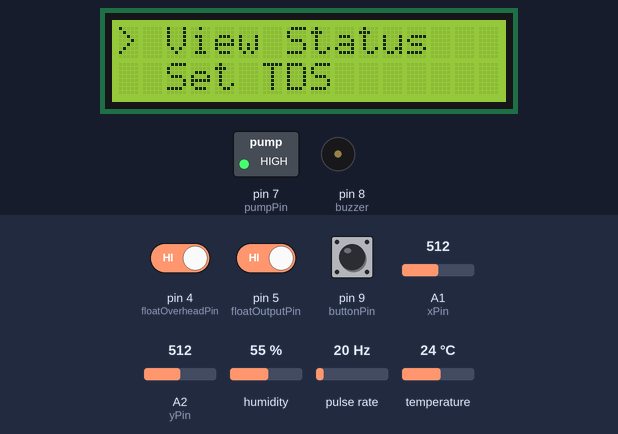
A sketch run on a simulated Arduino Uno, built with avr-gcc and run on an emulated ATmega328P. Shown: 16×2 character LCD, switched loads named in the sketch (green lamp = pin HIGH), buzzer (waves = sounding, pin HIGH). Wiring (inferred from the names in the program): pulse sensor: data pin 2. The inputs (shaded band) are chosen by the test bench; at power-on: A2 (yPin) = 512, pin 9 (buttonPin) HIGH, pin 4 (floatOverheadPin) HIGH, pin 5 (floatOutputPin) HIGH, A1 (xPin) = 512, humidity 55 %, pulse rate 20 Hz, temperature 24 °C. EEPROM starts erased.

Above: at 5.3 s.
5.4 s: A2 (yPin) set to 415
6.9 s: A2 (yPin) set to 389
At 9.27 s:
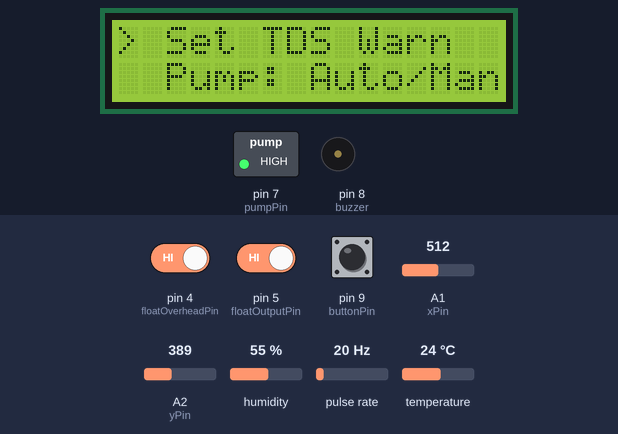
9.3 s: pin 9 (buttonPin) pulled LOW for 0.15 s
At 10.3 s:
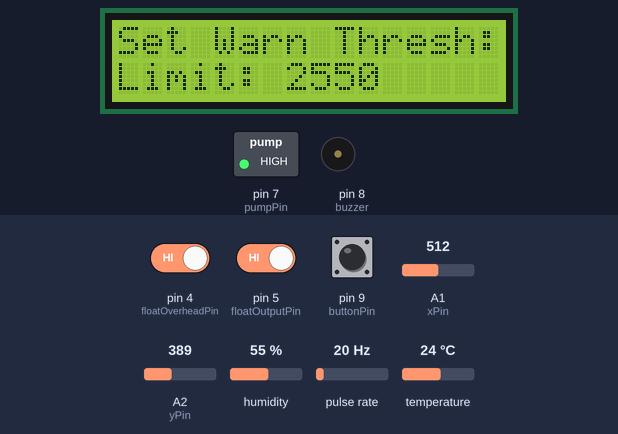
10.9 s: pin 9 (buttonPin) pulled LOW for 1 s
At 13.1 s:
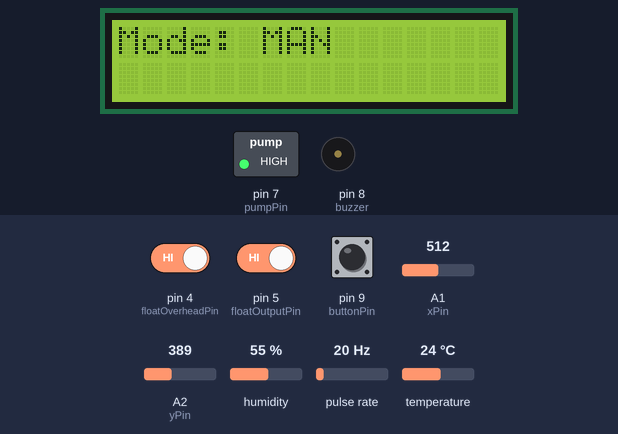
13.4 s: pin 9 (buttonPin) pulled LOW for 3.2 s
At 17.0 s:
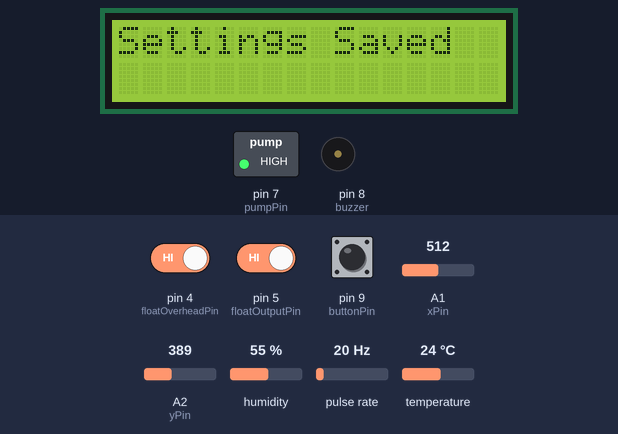
17.2 s: pin 9 (buttonPin) pulled LOW for 1 s
At 19.4 s:
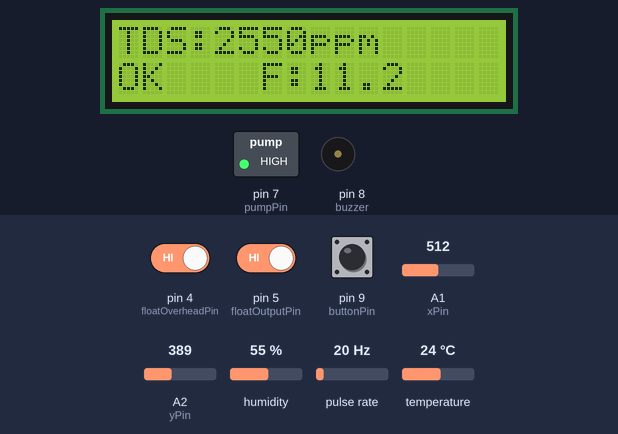
Timing chart, 0 to 20.9 s (numbered marks = the images above; inputs shaded):
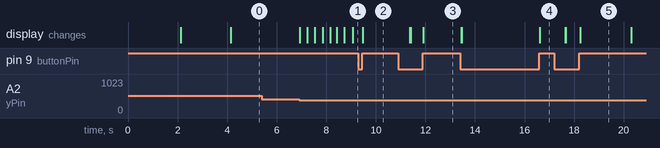

Measured:
- the behaviour switches between 400 and 399 on A2 (yPin) (found by bisection; images 0 and 1)
- after the input at 5.4 s, every drawn part: stays the same
- after the input at 6.9 s, the display: first changes at once (image 1 shows a later state)
- after the input at 9.3 s, the display: changes after 0.18 s (image 2)
- after the input at 10.9 s, the display: first changes after 0.47 s (image 3 shows a later state)

The sketch:

arduino_code.ino
```cpp
// RO Filtration System with Joystick-Controlled Menu and I2C LCD Display
// Features: TDS input, DHT sensor, flow sensor, float sensors, pump control via joystick and auto mode, warning threshold, EEPROM saving

#include <Wire.h>
#include <LiquidCrystal_I2C.h>
#include <EEPROM.h>
#include <DHT.h>

// I2C LCD Setup
LiquidCrystal_I2C lcd(0x27, 16, 2);  // Address 0x27 for most I2C modules

// Joystick pins
const int xPin = A1;
const int yPin = A2;
const int buttonPin = 9;

// Buzzer pin
const int buzzer = 8;

// Pump control pin (relay active LOW)
const int pumpPin = 7;
bool pumpState = false;
bool autoMode = true;

// Flow sensor pin
const int flowSensorPin = 2;
volatile int flowPulseCount = 0;
float flowRate = 0;
unsigned long lastFlowCalc = 0;

// DHT Sensor
#define DHTPIN A3
#define DHTTYPE DHT11
DHT dht(DHTPIN, DHTTYPE);
float temperature = 0;
float humidity = 0;
float evapRatio = 0;

// Float sensors (logic 0 = water, logic 1 = empty)
const int floatOverheadPin = 4;
const int floatOutputPin = 5;
bool overheadNoWater = false;
bool outputNoWater = false;

// TDS and Threshold
int tdsValue = 0;
int tdsWarningThreshold = 1000;
bool tdsWarningActive = false;

// Menu navigation
int menuIndex = 0;
bool inMenu = true;
unsigned long lastJoyNav = 0;

const char* menuItems[] = {
  "View Status",
  "Set TDS",
  "Set TDS Warn",
  "Pump: Auto/Man",
  "Save Settings",
  "Exit"
};
const int menuSize = sizeof(menuItems) / sizeof(menuItems[0]);

void setup() {
  lcd.init();
  lcd.backlight();

  pinMode(xPin, INPUT);
  pinMode(yPin, INPUT);
  pinMode(buttonPin, INPUT_PULLUP);
  pinMode(buzzer, OUTPUT);
  pinMode(pumpPin, OUTPUT);
  digitalWrite(buzzer, LOW);
  digitalWrite(pumpPin, HIGH);  // relay off (active LOW)

  pinMode(flowSensorPin, INPUT_PULLUP);
  attachInterrupt(digitalPinToInterrupt(flowSensorPin), countFlow, RISING);

  pinMode(floatOverheadPin, INPUT_PULLUP);
  pinMode(floatOutputPin, INPUT_PULLUP);

  dht.begin();

  // Load from EEPROM
  tdsValue = EEPROM.read(0) * 10;
  tdsWarningThreshold = EEPROM.read(1) * 10;

  lcd.setCursor(0, 0);
  lcd.print(" Solar Powered ");
  lcd.setCursor(0, 1);
  lcd.print("Smart RO System");
  delay(2000);

  lcd.clear();
  lcd.setCursor(0, 0);
  lcd.print("Mineral Water");
  lcd.setCursor(0, 1);
  lcd.print("Filter Control");
  delay(2000);

  lcd.clear();
  displayMenu();
}

void loop() {
  int xVal = analogRead(xPin);
  int yVal = analogRead(yPin);
  unsigned long now = millis();

  // Read float sensors
  overheadNoWater = digitalRead(floatOverheadPin);  // HIGH = empty
  outputNoWater = digitalRead(floatOutputPin);      // HIGH = empty

  // Auto pump control
  if (autoMode) {
    if (overheadNoWater) {
      pumpState = false;
    } else if (outputNoWater) {
      pumpState = true;
    } else {
      pumpState = false;
    }
    digitalWrite(pumpPin, pumpState ? LOW : HIGH);
  }

  // Menu navigation
  if (inMenu && now - lastJoyNav > 300) {
    if (yVal < 400) {
      menuIndex = (menuIndex + 1) % menuSize;
      lastJoyNav = now;
      displayMenu();
    } else if (yVal > 600) {
      menuIndex = (menuIndex - 1 + menuSize) % menuSize;
      lastJoyNav = now;
      displayMenu();
    }
  }

  if (inMenu && digitalRead(buttonPin) == LOW) {
    unsigned long pressStart = millis();
    while (digitalRead(buttonPin) == LOW);
    if (millis() - pressStart > 100) {
      switch (menuIndex) {

        case 0:
          inMenu = false;
          break;

        case 1:
          adjustTDS();
          displayMenu();
          break;

        case 2:
          adjustThreshold();
          displayMenu();
          break;

        case 3:
          autoMode = !autoMode;
          if (autoMode) {
            if (overheadNoWater) pumpState = false;
            else if (outputNoWater) pumpState = true;
            else pumpState = false;

            digitalWrite(pumpPin, pumpState ? LOW : HIGH);
          }
          lcd.clear();
          lcd.print(autoMode ? "Mode: AUTO" : "Mode: MAN");
          delay(1500);
          displayMenu();
          break;

        case 4:
          EEPROM.write(0, tdsValue / 10);
          EEPROM.write(1, tdsWarningThreshold / 10);
          lcd.clear();
          lcd.print("Settings Saved");
          delay(1000);
          displayMenu();
          break;

        case 5:
          inMenu = false;
          break;
      }
    }
  }

  if (!inMenu) {
    updateSensors();
    displayData();

    if (!autoMode && digitalRead(buttonPin) == LOW) {
      unsigned long pressStart = millis();
      while (digitalRead(buttonPin) == LOW);
      if (millis() - pressStart > 100) {
        if (!overheadNoWater && !outputNoWater) {
          pumpState = !pumpState;
          digitalWrite(pumpPin, pumpState ? LOW : HIGH);
        }
      }
    }

    if (digitalRead(buttonPin) == LOW) {
      unsigned long pressStart = millis();
      while (digitalRead(buttonPin) == LOW);
      if (millis() - pressStart > 100) {
        inMenu = true;
        displayMenu();
      }
    }
  }

  tdsWarningActive = (tdsValue > tdsWarningThreshold);
  digitalWrite(buzzer, tdsWarningActive ? HIGH : LOW);

  if (millis() - lastFlowCalc >= 1000) {
    detachInterrupt(digitalPinToInterrupt(flowSensorPin));
    flowRate = (flowPulseCount / 7.5);
    flowPulseCount = 0;
    lastFlowCalc = millis();
    attachInterrupt(digitalPinToInterrupt(flowSensorPin), countFlow, RISING);
  }
}

void countFlow() {
  flowPulseCount++;
}

void updateSensors() {
  humidity = dht.readHumidity();
  temperature = dht.readTemperature();
  if (!isnan(humidity) && !isnan(temperature)) {
    evapRatio = temperature / (humidity + 1);
  }
}

void displayMenu() {
  lcd.clear();
  lcd.setCursor(0, 0);
  lcd.print("> ");
  lcd.print(menuItems[menuIndex]);
  lcd.setCursor(0, 1);
  int next = (menuIndex + 1) % menuSize;
  lcd.print("  ");
  lcd.print(menuItems[next]);
}

void adjustTDS() {
  lcd.clear();
  lcd.print("Adjust TDS:");
  while (digitalRead(buttonPin) == HIGH) {
    int xVal = analogRead(xPin);
    if (xVal < 400) tdsValue = max(tdsValue - 10, 0);
    else if (xVal > 600) tdsValue = min(tdsValue + 10, 1200);
    lcd.setCursor(0, 1);
    lcd.print("TDS: ");
    lcd.print(tdsValue);
    lcd.print("   ");
    delay(300);
  }
  delay(300);
}

void adjustThreshold() {
  lcd.clear();
  lcd.print("Set Warn Thresh:");
  while (digitalRead(buttonPin) == HIGH) {
    int xVal = analogRead(xPin);
    if (xVal < 400) tdsWarningThreshold = max(tdsWarningThreshold - 10, 0);
    else if (xVal > 600) tdsWarningThreshold = min(tdsWarningThreshold + 10, 1000);
    lcd.setCursor(0, 1);
    lcd.print("Limit: ");
    lcd.print(tdsWarningThreshold);
    lcd.print("   ");
    delay(300);
  }
  delay(300);
}

void displayData() {
  static int animFrame = 0;
  static int screen = 0;
  const char anim[4] = {'|', '/', '-', '\\'};

  switch (screen) {
    case 0:
      lcd.clear();
      lcd.setCursor(0, 0);
      lcd.print("TDS:");
      lcd.print(tdsValue);
      lcd.print("ppm");

      lcd.setCursor(0, 1);
      lcd.print(tdsWarningActive ? "WARN! " : "OK    ");
      lcd.print("F:");
      lcd.print(flowRate, 1);
      delay(2000);
      break;

    case 1:
      lcd.clear();
      lcd.setCursor(0, 0);
      lcd.print("T:");
      lcd.print(temperature, 1);
      lcd.print(" H:");
      lcd.print(humidity, 0);

      lcd.setCursor(0, 1);
      lcd.print("E.Rat:");
      lcd.print(evapRatio, 1);
      delay(2000);
      break;

    case 2:
      lcd.clear();
      lcd.setCursor(0, 0);
      lcd.print("Pump Status:");
      lcd.setCursor(0, 1);
      lcd.print(pumpState ? " ON  " : " OFF ");
      lcd.print(" ");
      lcd.print(anim[animFrame % 4]);
      animFrame++;
      delay(1000);
      break;

    case 3:
      lcd.clear();
      lcd.setCursor(0, 0);
      lcd.print("Overhead: ");
      lcd.print(overheadNoWater ? "Empty" : "Water");

      lcd.setCursor(0, 1);
      lcd.print("Output:   ");
      lcd.print(outputNoWater ? "Empty" : "Water");
      delay(3000);
      break;
  }

  screen = (screen + 1) % 4;
}
```
